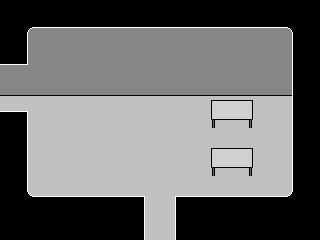

This is a level from a 2D game, rendered from its Tiled map with the project's own tilesets. A one-line summary and the complete map file follow:
An orthogonal 20x15 tile map with 16x16 px tiles, 1 tile layer (Tile Layer 1).

<map version="1.5" tiledversion="1.7.1" orientation="orthogonal" renderorder="right-down" width="20" height="15" tilewidth="16" tileheight="16" infinite="0" nextlayerid="2" nextobjectid="1">
 <tileset firstgid="1" source="ocean-opening.tsx" />
 <layer id="1" name="Tile Layer 1" width="20" height="15">
  <data encoding="csv">
36,36,36,36,36,36,36,36,36,36,36,36,36,36,36,36,36,36,36,36,
36,31,32,33,33,33,33,33,33,33,33,33,33,33,33,33,33,33,35,36,
36,51,53,53,53,53,53,53,53,53,53,53,53,53,53,53,53,53,55,36,
36,51,53,53,53,53,53,53,53,53,53,53,53,53,53,53,53,53,55,36,
56,57,53,53,53,53,53,53,53,53,53,53,53,53,53,53,53,53,55,36,
76,77,72,73,74,72,72,72,72,72,72,72,72,72,72,72,73,74,75,36,
96,97,92,92,92,92,93,94,92,92,92,92,92,131,132,133,92,92,95,36,
36,91,92,93,94,92,92,93,94,92,92,93,94,151,152,153,94,94,95,36,
36,91,92,93,92,92,93,92,92,92,93,94,94,94,94,94,93,94,95,36,
36,91,92,93,92,93,94,94,93,94,94,94,93,131,132,133,94,94,95,36,
36,91,92,93,94,92,93,94,94,94,94,92,92,151,152,153,93,94,95,36,
36,91,92,92,92,92,92,92,92,92,92,92,93,94,92,92,93,94,95,36,
36,111,112,112,112,112,112,112,112,117,118,112,112,112,112,112,113,114,115,36,
36,36,36,36,36,36,36,36,36,137,138,36,36,36,36,36,36,36,36,36,
36,36,36,36,36,36,36,36,36,137,138,36,36,36,36,36,36,36,36,36
</data>
 </layer>
</map>